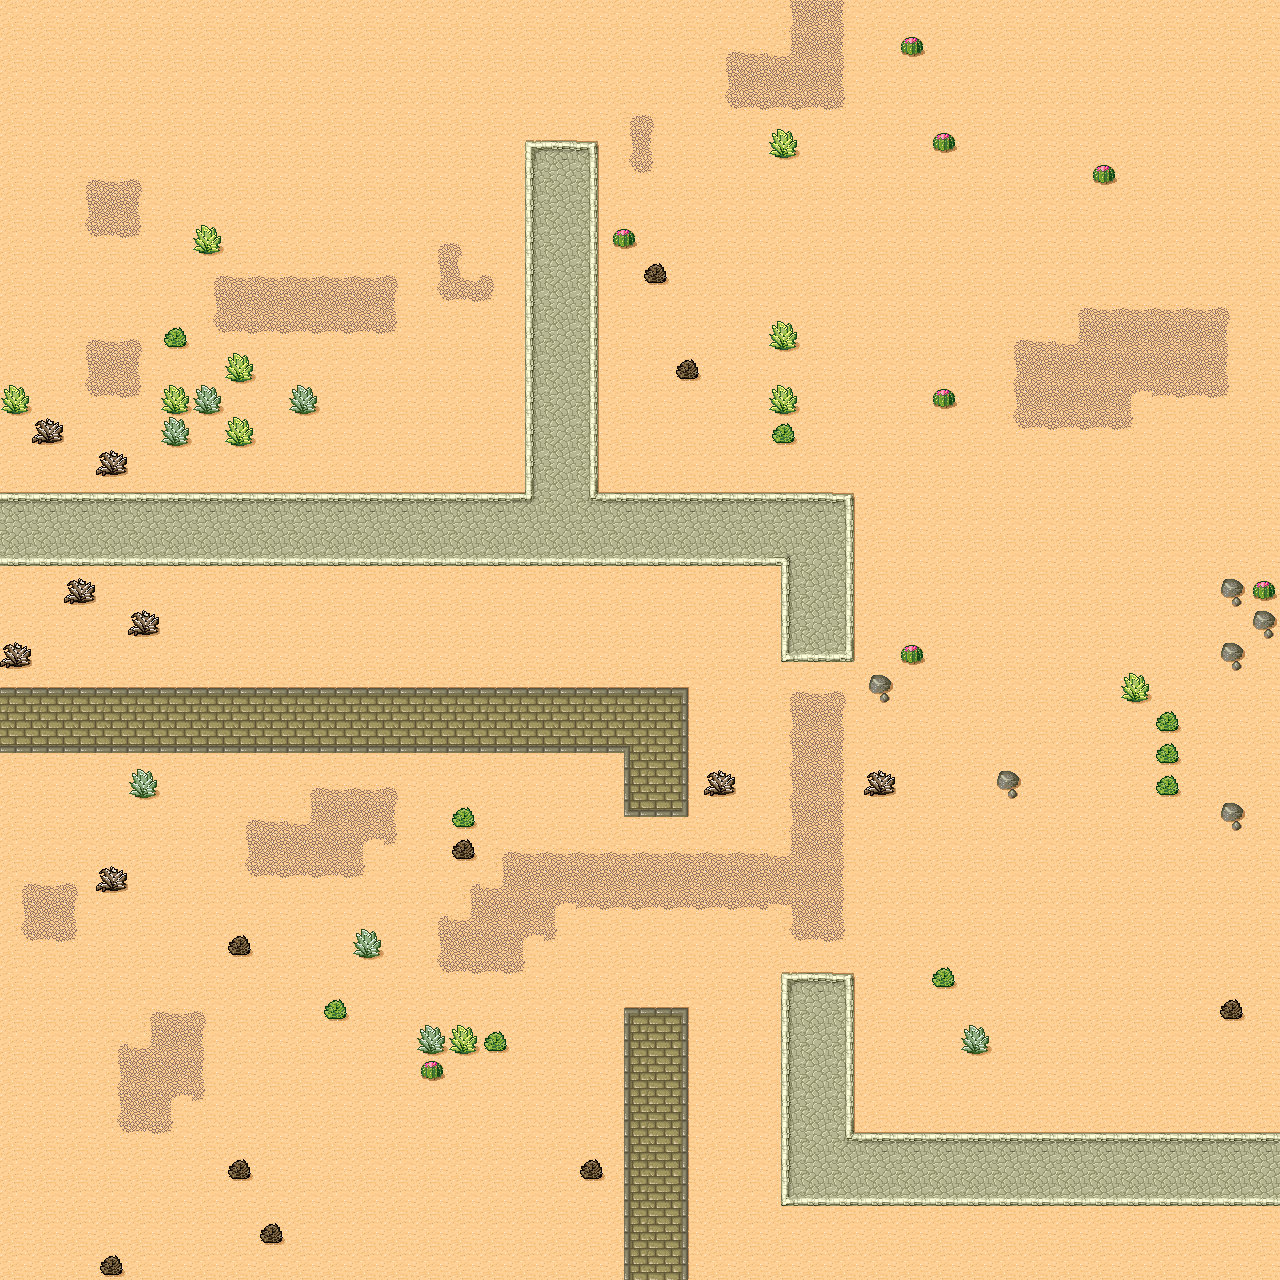

Rendered tile map (Tiled .tmx) drawn with the repository's tilesets; below, a short description and the map source with its tile grids summarised:
An orthogonal 40x40 tile map with 32x32 px tiles, 1 tile layer (Terrain Layer), 2 tilesets and 19 objects.

<map version="1.0" orientation="orthogonal" renderorder="right-down" width="40" height="40" tilewidth="32" tileheight="32" nextobjectid="52">
 <tileset firstgid="1" name="Desert" tilewidth="32" tileheight="32" spacing="1" margin="1" tilecount="48" columns="8">
  <image source="tmw_desert_spacing.png" width="265" height="199" />
  <terraintypes>
   <terrain name="Desert" tile="29" />
   <terrain name="Brick" tile="9" />
   <terrain name="Cobblestone" tile="33" />
   <terrain name="Dirt" tile="14" />
  </terraintypes>
  <tile id="0" terrain="0,0,0,1">
   <properties>
    <property name="modifier" type="float" value="0" />
   </properties>
  </tile>
  <tile id="1" terrain="0,0,1,1">
   <properties>
    <property name="modifier" type="float" value="0" />
   </properties>
  </tile>
  <tile id="2" terrain="0,0,1,0">
   <properties>
    <property name="modifier" type="float" value="0" />
   </properties>
  </tile>
  <tile id="3" terrain="3,3,3,0">
   <properties>
    <property name="modifier" type="float" value="0.65" />
   </properties>
  </tile>
  <tile id="4" terrain="3,3,0,3">
   <properties>
    <property name="modifier" type="float" value="0.65" />
   </properties>
  </tile>
  <tile id="5" terrain="0,0,0,3">
   <properties>
    <property name="modifier" type="float" value="0.65" />
   </properties>
  </tile>
  <tile id="6" terrain="0,0,3,3">
   <properties>
    <property name="modifier" type="float" value="0.65" />
   </properties>
  </tile>
  <tile id="7" terrain="0,0,3,0">
   <properties>
    <property name="modifier" type="float" value="0.65" />
   </properties>
  </tile>
  <tile id="8" terrain="0,1,0,1">
   <properties>
    <property name="modifier" type="float" value="0" />
   </properties>
  </tile>
  <tile id="9" terrain="1,1,1,1">
   <properties>
    <property name="modifier" type="float" value="0" />
   </properties>
  </tile>
  <tile id="10" terrain="1,0,1,0">
   <properties>
    <property name="modifier" type="float" value="0" />
   </properties>
  </tile>
  <tile id="11" terrain="3,0,3,3">
   <properties>
    <property name="modifier" type="float" value="0.65" />
   </properties>
  </tile>
  <tile id="12" terrain="0,3,3,3">
   <properties>
    <property name="modifier" type="float" value="0.65" />
   </properties>
  </tile>
  <tile id="13" terrain="0,3,0,3">
   <properties>
    <property name="modifier" type="float" value="0.65" />
   </properties>
  </tile>
  <tile id="14" terrain="3,3,3,3">
   <properties>
    <property name="modifier" type="float" value="0.8" />
   </properties>
  </tile>
  <tile id="15" terrain="3,0,3,0">
   <properties>
    <property name="modifier" type="float" value="0.65" />
   </properties>
  </tile>
  <tile id="16" terrain="0,1,0,0">
   <properties>
    <property name="modifier" type="float" value="0" />
   </properties>
  </tile>
  <tile id="17" terrain="1,1,0,0">
   <properties>
    <property name="modifier" type="float" value="0" />
   </properties>
  </tile>
  <tile id="18" terrain="1,0,0,0">
   <properties>
    <property name="modifier" type="float" value="0" />
   </properties>
  </tile>
  <tile id="19" terrain="1,1,1,0">
   <properties>
    <property name="modifier" type="float" value="0.75" />
   </properties>
  </tile>
  <tile id="20" terrain="1,1,0,1">
   <properties>
    <property name="modifier" type="float" value="0.75" />
   </properties>
  </tile>
  <tile id="21" terrain="0,3,0,0">
   <properties>
    <property name="modifier" type="float" value="0.65" />
   </properties>
  </tile>
  <tile id="22" terrain="3,3,0,0">
   <properties>
    <property name="modifier" type="float" value="0.65" />
   </properties>
  </tile>
  <tile id="23" terrain="3,0,0,0">
   <properties>
    <property name="modifier" type="float" value="0.65" />
   </properties>
  </tile>
  <tile id="24" terrain="0,0,0,2">
   <properties>
    <property name="modifier" type="float" value="0.75" />
   </properties>
  </tile>
  <tile id="25" terrain="0,0,2,2">
   <properties>
    <property name="modifier" type="float" value="0.75" />
   </properties>
  </tile>
  <tile id="26" terrain="0,0,2,0">
   <properties>
    <property name="modifier" type="float" value="0.75" />
   </properties>
  </tile>
  <tile id="27" terrain="1,0,1,1">
   <properties>
    <property name="modifier" type="float" value="0.75" />
   </properties>
  </tile>
  <tile id="28" terrain="0,1,1,1">
   <properties>
    <property name="modifier" type="float" value="0.75" />
   </properties>
  </tile>
  <tile id="29" terrain="0,0,0,0">
   <properties>
    <property name="modifier" type="float" value="0.5" />
   </properties>
  </tile>
  <tile id="30" terrain="0,0,0,0" probability="0.01">
   <properties>
    <property name="modifier" type="float" value="0.25" />
   </properties>
  </tile>
  <tile id="31" terrain="0,0,0,0" probability="0.01">
   <properties>
    <property name="modifier" type="float" value="0.25" />
   </properties>
  </tile>
  <tile id="32" terrain="0,2,0,2">
   <properties>
    <property name="modifier" type="float" value="0.75" />
   </properties>
  </tile>
  <tile id="33" terrain="2,2,2,2">
   <properties>
    <property name="modifier" type="float" value="1" />
   </properties>
  </tile>
  <tile id="34" terrain="2,0,2,0">
   <properties>
    <property name="modifier" type="float" value="0.75" />
   </properties>
  </tile>
  <tile id="35" terrain="2,2,2,0">
   <properties>
    <property name="modifier" type="float" value="1" />
   </properties>
  </tile>
  <tile id="36" terrain="2,2,0,2">
   <properties>
    <property name="modifier" type="float" value="1" />
   </properties>
  </tile>
  <tile id="37" terrain="0,0,0,0" probability="0.01">
   <properties>
    <property name="modifier" type="float" value="0.25" />
   </properties>
  </tile>
  <tile id="38" terrain="0,0,0,0" probability="0.01">
   <properties>
    <property name="modifier" type="float" value="0.25" />
   </properties>
  </tile>
  <tile id="39" terrain="0,0,0,0" probability="0.01">
   <properties>
    <property name="modifier" type="float" value="0.25" />
   </properties>
  </tile>
  <tile id="40" terrain="0,2,0,0">
   <properties>
    <property name="modifier" type="float" value="0.75" />
   </properties>
  </tile>
  <tile id="41" terrain="2,2,0,0">
   <properties>
    <property name="modifier" type="float" value="0.75" />
   </properties>
  </tile>
  <tile id="42" terrain="2,0,0,0">
   <properties>
    <property name="modifier" type="float" value="0.75" />
   </properties>
  </tile>
  <tile id="43" terrain="2,0,2,2">
   <properties>
    <property name="modifier" type="float" value="1" />
   </properties>
  </tile>
  <tile id="44" terrain="0,2,2,2">
   <properties>
    <property name="modifier" type="float" value="1" />
   </properties>
  </tile>
  <tile id="45" terrain="0,0,0,0" probability="0">
   <properties>
    <property name="modifier" type="float" value="0.5" />
   </properties>
  </tile>
  <tile id="46" terrain="0,0,0,0" probability="0.01">
   <properties>
    <property name="modifier" type="float" value="0.25" />
   </properties>
  </tile>
  <tile id="47" terrain="0,0,0,0" probability="0.01">
   <properties>
    <property name="modifier" type="float" value="0.25" />
   </properties>
  </tile>
 </tileset>
 <tileset firstgid="49" name="Objects" tilewidth="224" tileheight="224" tilecount="3" columns="0">
  <tile id="1">
   <properties>
    <property name="type_id" value="enemy_base" />
   </properties>
   <image width="96" height="64" source="alien_base.png" />
  </tile>
  <tile id="2">
   <properties>
    <property name="type_id" value="boulder" />
   </properties>
   <image width="32" height="32" source="boulder.png" />
  </tile>
  <tile id="3">
   <properties>
    <property name="type_id" value="player_base" />
   </properties>
   <image width="224" height="224" source="manufactory.png" />
  </tile>
 </tileset>
 <layer name="Terrain Layer" width="40" height="40">
  <data>[1600 cells, 1600 non-empty, 43 distinct tile ids]</data>
 </layer>
 <objectgroup name="Object Layer">
  <object id="14" gid="52" x="800" y="384" width="224" height="224" />
  <object id="31" gid="51" x="992" y="544" width="32" height="32" />
  <object id="32" gid="51" x="1056" y="608" width="32" height="32" />
  <object id="33" gid="51" x="992" y="672" width="32" height="32" />
  <object id="34" gid="51" x="1184" y="512" width="32" height="32" />
  <object id="35" gid="51" x="1120" y="448" width="32" height="32" />
  <object id="36" gid="51" x="256" y="160" width="32" height="32" />
  <object id="37" gid="51" x="320" y="256" width="32" height="32" />
  <object id="38" gid="51" x="160" y="160" width="32" height="32" />
  <object id="39" gid="51" x="288" y="640" width="32" height="32" />
  <object id="40" gid="51" x="1152" y="640" width="32" height="32" />
  <object id="41" gid="51" x="1056" y="992" width="32" height="32" />
  <object id="42" gid="51" x="1152" y="928" width="32" height="32" />
  <object id="43" gid="51" x="576" y="1120" width="32" height="32" />
  <object id="44" gid="51" x="32" y="992" width="32" height="32" />
  <object id="45" gid="51" x="32" y="832" width="32" height="32" />
  <object id="46" gid="51" x="1184" y="544" width="32" height="32" />
  <object id="48" gid="50" x="160" y="864" width="96" height="64" />
  <object id="50" gid="50" x="288" y="1184" width="96" height="64" />
 </objectgroup>
</map>
